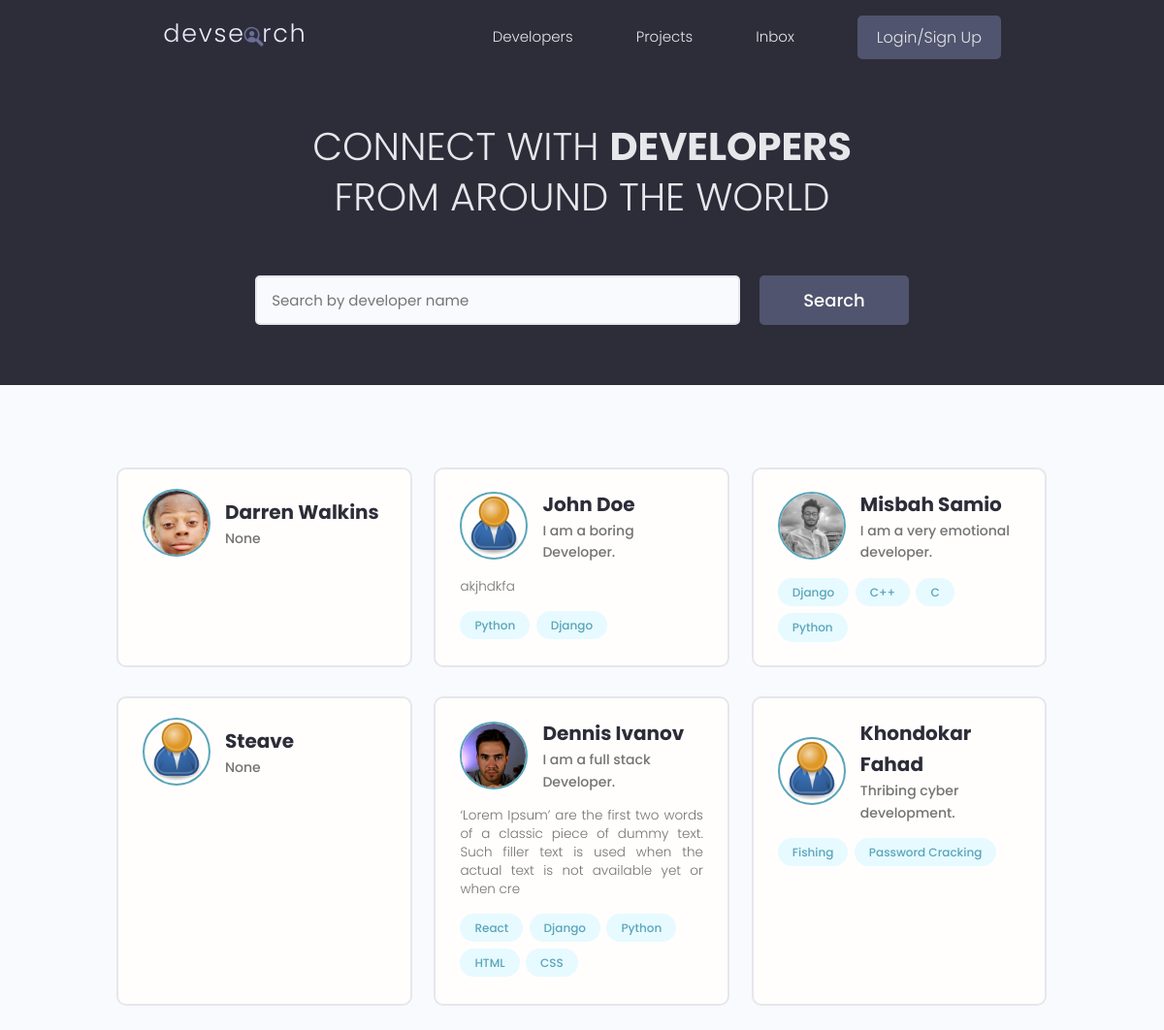
The page / on the database its author committed.
### users/models.py (models this page shows, shortened)
class Profile(models.Model):
    user = models.OneToOneField(User, on_delete=models.CASCADE, null=True, blank=True)
    name = models.CharField(max_length=200, blank=True, null=True)
    email = models.EmailField(max_length=500, blank=True, null=True)
    username = models.CharField(max_length=200, blank=True, null=True)
    location = models.CharField(max_length=200, blank=True, null=True)
    short_intro = models.CharField(max_length=200, blank=True, null=True)
    bio = models.TextField(blank=True, null=True)
    profile_image = models.ImageField(null=True, blank=True, upload_to='profiles/', default="profiles/user-default.png")
    social_github = models.CharField(max_length=200, blank=True, null=True)
    social_twitter = models.CharField(max_length=200, blank=True, null=True)
    social_linkedin = models.CharField(max_length=200, blank=True, null=True)
    social_youtube = models.CharField(max_length=200, blank=True, null=True)
    social_website = models.CharField(max_length=200, blank=True, null=True)
    created = models.DateTimeField(auto_now_add=True)
    id = models.UUIDField(default=uuid.uuid4, unique=True, primary_key=True, editable=False)

class Skill(models.Model):
    owner = models.ForeignKey(Profile, on_delete=models.CASCADE, null=True, blank=True)
    name = models.CharField(max_length=200, blank=True, null=True)
    description = models.TextField(null=True, blank=True)
    created = models.DateTimeField(auto_now_add=True)
    id = models.UUIDField(default=uuid.uuid4, unique=True, primary_key=True, editable=False)
    def __str__(self):
        return str(self.name)

### users/views.py (the view)
# urls.py: path('', views.profiles, name="profiles"),
def profiles(request):
    profiles, search_query = searchProfiles(request)
    result = 6
    custom_range, profiles = paginateProfiles(request, profiles, result)
    context = {'profiles' : profiles, 'search_query' : search_query, 'custom_range' : custom_range}
    return render(request, 'users/profiles.html', context)

### users/utils.py (called while the page is built)
def paginateProfiles(request, profiles, result):
    page = request.GET.get('page')
    paginator = Paginator(profiles, result)
    try:
        profiles = paginator.page(page)
    except PageNotAnInteger:
        page = 1
        profiles = paginator.page(page)
    except EmptyPage:
        page = paginator.num_pages
        profiles = paginator.page(page)
    leftIndex = (int(page) - 1)
    if leftIndex < 1:
        leftIndex = 1
    rightIndex = (int(page) + 2)
    if rightIndex > paginator.num_pages:
        rightIndex = paginator.num_pages + 1
    custom_range = range(leftIndex, rightIndex)
    return custom_range, profiles

def searchProfiles(request):
    search_query = ''
    if request.GET.get('search_query'):
        search_query = request.GET.get('search_query')
    skills = Skill.objects.filter(name__icontains=search_query)
    profiles = Profile.objects.distinct().filter(Q(name__icontains=search_query) | Q(short_intro__icontains=search_query) | Q(skill__in=skills))
    return profiles, search_query

### users/templates/users/profiles.html (shortened to what this page needs)
{% extends 'main.html' %}
{% block content %}
<main class="home">
    <section class="hero-section text-center">
      <div class="container container--narrow">
        <div class="hero-section__box">
          <h2>CONNECT WITH <span>DEVELOPERS</span></h2>
          <h2>FROM AROUND THE WORLD</h2>
        </div>
        <div class="hero-section__search">
          <form id='searchForm' class="form" action="{% url 'profiles' %}" method="get">
            <div class="form__field">
              <input class="input input--text" id="formInput#search" type="text" name="search_query"
                value="{{search_query}}" placeholder="Search by developer name" />
            </div>
            <input class="btn btn--sub btn--lg" type="submit" value="Search" />
          </form>
        </div>
      </div>
    </section>
    <section class="devlist">
      <div class="container">
        <div class="grid grid--three">
        {% for profile in profiles %}
          <div class="column card">
            <div class="dev">
              <a href="{% url 'user-profile' profile.id %}" class="card__body">
                <div class="dev__profile">
                  <img class="avatar avatar--md" src="{{ profile.profile_image.url }}" alt="image" />
                  <div class="dev__meta">
                    <h3>{{ profile.name }}</h3>
                    <h5>{{ profile.short_intro|slice:"60" }}</h5>
                  </div>
                </div>
                <p class="dev__info">
                  {{profile.bio|slice:"150"}}
                </p>
                <div class="dev__skills">
                  {% for skill in profile.skill_set.all|slice:"5" %}
                  <span class="tag tag--pill tag--main">
                    <small>{{ skill }}</small>
                  </span>
                  {% endfor %}
                </div>
              </a>
            </div>
          </div>
        {% endfor %}
        </div>
      </div>
    </section>
  </main>
{% endblock content %}

### static/styles/app.css (style rules this page uses)
:root { --color-sub: #2d2d39; }
.btn--sub { background-color: var(--color-sub-light); }
.card { border: 2px solid var(--color-light); }
img { width: 100%; }
.hero-section { height: 40vh; display: flex; align-items: center; background-color: var(--color-sub); }
.hero-section__box { margin-bottom: 4rem; }
.hero-section__box > h2, .hero-section__box > h2 > span { font-size: 4rem; color: var(--color-light); line-height: 1.3; text-transform: uppercase; }
.hero-section__box > h2 { font-weight: 300; }
.hero-section__box > h2 > span { font-weight: 700; }
.hero-section__search > .form { display: flex; align-items: center; justify-content: center; gap: 2rem; }
.hero-section__search > .form input.input--text { width: 50rem; }
.devlist { margin-top: 8rem; }
.devlist .grid { align-items: stretch; }
.devlist .dev .dev__profile { display: flex; align-items: center; gap: 1.5rem; }
.devlist .dev .dev__meta h3 { color: var(--color-sub); font-size: 2rem; font-weight: 700; }
.devlist .dev .dev__meta h5 { color: var(--color-text); font-size: 1.4rem; font-weight: 500; }
.devlist .dev .dev__info { margin: 1.5rem 0; font-size: 1.35rem; line-height: 1.4; text-align: justify; }

### static/uikit/styles/modules/_variables.css (style rules this page uses)
:root { --color-main: #5aa5b9; --color-main-light: #e6faff; --color-sub: #3f4156; --color-sub-light: #51546e; --color-sub-lighter: #ededfd; --color-text: #737373; --color-gray: #8b8b8b; --color-light: #e5e7eb; --color-light-gray: #767676; --color-bg: #f8fafd; --color-white: #fffefd; --color-white-light: #f3f3f3; --color-success: #359e64; --color-success-bg: #def8e8; --color-error: #fc4b0b; --color-error-bg: #fff2ee; --font-base: 'Poppins', arial, helvetica, 'Segoe UI', roboto, ubuntu, sans-serif; --font-monospace: 'Fira Code', 'Courier New', courier, monospace; --font-regular: 300; --font-medium: 500; --font-bold: 700; --generic-shadow: 1px 1px 5px #00000010; --generic-transition: all 0.3s ease-in-out; }

### static/uikit/styles/modules/_base.css (style rules this page uses)
* { margin: 0; padding: 0; box-sizing: border-box; text-rendering: optimizeLegibility; color: inherit; font-size: inherit; }
html { font-size: 50%; }
@media only screen and (min-width: 480px) { html { font-size: 56.25%; } }
@media only screen and (min-width: 1200px) { html { font-size: 62.5%; } }
body { line-height: 1.6; font-weight: 400; font-size: 1.5rem; color: var(--color-text); background-color: var(--color-bg); min-height: 100vh; }

### static/uikit/styles/modules/_typography.css (style rules this page uses)
* { font-family: var(--font-base); }
h2 { font-size: 3.6rem; font-weight: var(--font-bold); }
h3 { font-size: 3.2rem; font-weight: var(--font-medium); }
h5 { font-size: 2.4rem; font-weight: var(--font-medium); }
h5, h6 { font-weight: var(--font-regular); }
p, span, strong { font-size: 1.6rem; color: var(--color-text); font-weight: var(--font-regular); }
a { padding-bottom: 2px; text-decoration: none; display: inline-block; color: var(--color-main); font-weight: var(--font-medium); }

### static/uikit/styles/modules/_utilities.css (style rules this page uses)
.container { width: 92%; max-width: 165rem; margin: 0 auto; box-sizing: border-box; }
.container--narrow { width: 92%; max-width: 120rem; }
@media screen and (min-width: 1000px) { .container { width: 90%; } }
@media screen and (min-width: 1000px) { .container--narrow { width: 85%; } }
@media screen and (min-width: 1200px) { .container { width: 80%; } }
@media screen and (min-width: 1200px) { .container--narrow { width: 72%; } }
.text-center { text-align: center; }

### static/uikit/styles/modules/_avatar.css (style rules this page uses)
.avatar { border-radius: 50%; border: 2px solid var(--color-main); object-fit: cover; }
.avatar--md { height: 7rem; width: 7rem; }

### static/uikit/styles/modules/_button.css (style rules this page uses)
.btn { display: inline-block; position: relative; cursor: pointer; background-color: var(--color-light); font-weight: var(--font-medium); color: var(--color-sub); text-decoration: none; padding: 1rem 2rem; border-radius: 0.5rem; border: none; width: -webkit-fit-content; width: -moz-fit-content; width: fit-content; height: -webkit-fit-content; height: -moz-fit-content; height: fit-content; font-size: 1.6rem; outline-width: 0; outline-color: transparent; -webkit-backface-visibility: hidden; backface-visibility: hidden; transition: all 0.3s ease-in-out; }
.btn--sub { background-color: var(--color-sub); color: var(--color-white); }
.btn--lg { font-size: 1.8rem; padding: 1.2rem 4.5rem; }

### static/uikit/styles/modules/_card.css (style rules this page uses)
.card { border-radius: 1rem; background-color: var(--color-white); border: 1.5px solid var(--color-light); width: auto; height: auto; margin-top: 0.5rem; margin-bottom: 0.5rem; overflow: hidden; }
.card__body, .card__header { padding: 2rem 2.5rem; }

### rows shown on the page
Profile: profile_image (picture), name "Darren Walkins", short_intro "None"
Profile: profile_image (placeholder picture), name "John Doe", short_intro "I am a boring Developer.", bio "akjhdkfa"
Skill: name "Python"
Skill: name "Django"
Profile: profile_image (picture), name "Misbah Samio", short_intro "I am a very emotional developer."
Skill: name "Django"
Skill: name "C++"
Skill: name "C"
Skill: name "Python"
Profile: profile_image (placeholder picture), name "Steave", short_intro "None"
Profile: profile_image (picture), name "Dennis Ivanov", short_intro "I am a full stack Developer.", bio "‘Lorem Ipsum’ are the first two words of a classic piece of dummy text. Such filler text is used when the actual text is not available yet or when cre"
Skill: name "React"
Skill: name "Django"
Skill: name "Python"
Skill: name "HTML"
Skill: name "CSS"
Profile: profile_image (placeholder picture), name "Khondokar Fahad", short_intro "Thribing cyber development."
Skill: name "Fishing"
Skill: name "Password Cracking"
